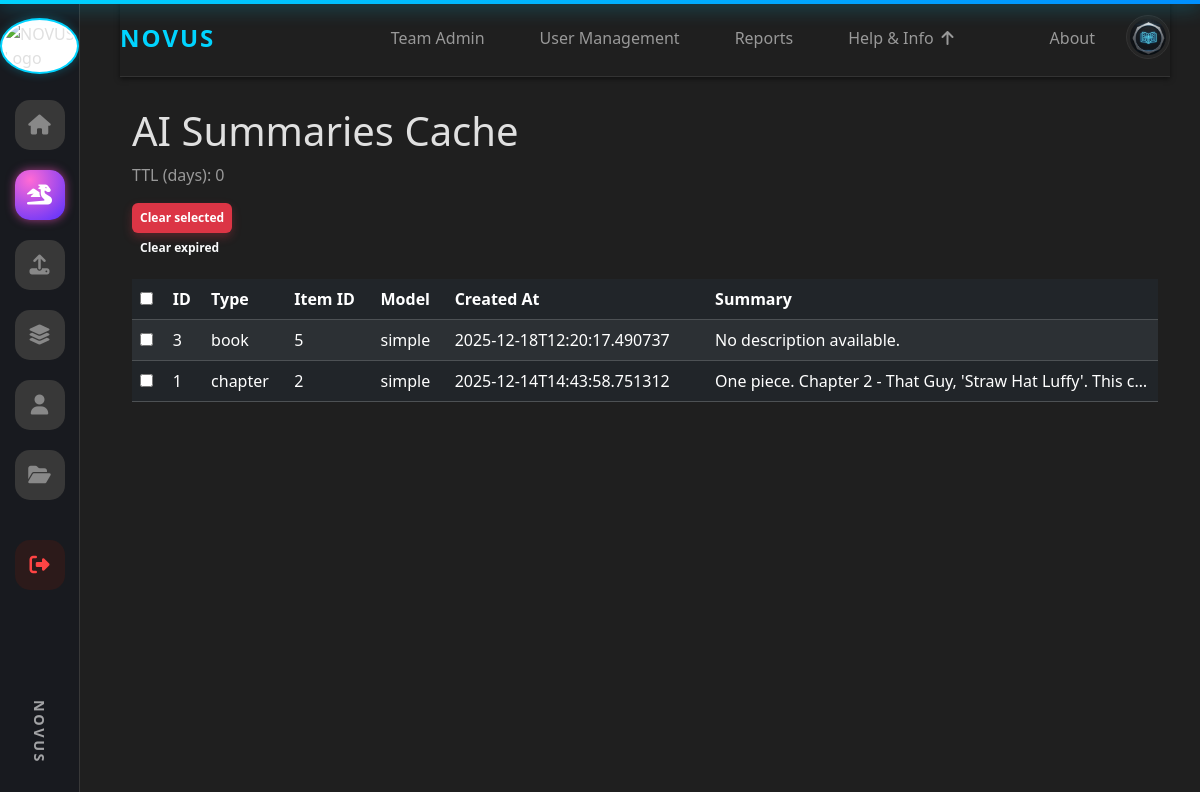
The page /admin/ai_summaries (signed in) on the database as committed earlier.
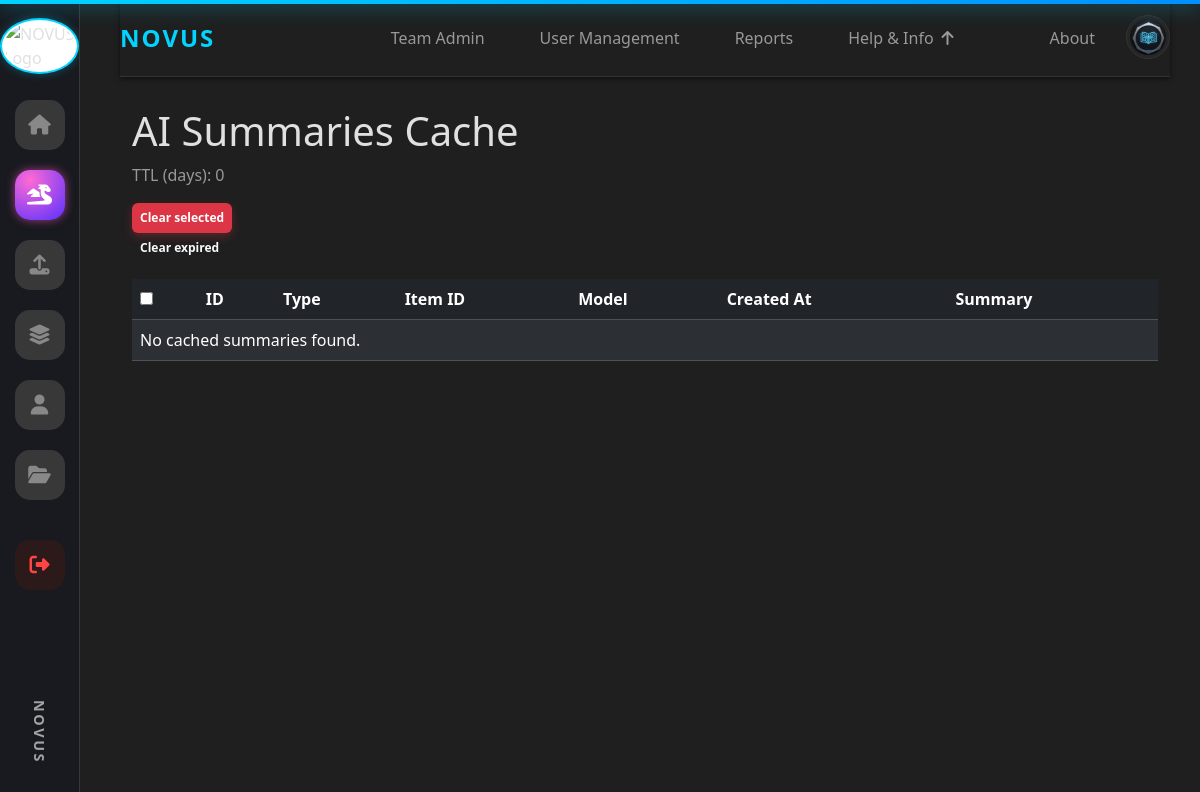
The same page on the database as committed later.
### tables this page shows
CREATE TABLE ai_summaries (
            id INTEGER PRIMARY KEY,
            item_type TEXT,
            item_id INTEGER,
            summary TEXT,
            model TEXT,
            created_at TEXT,
            UNIQUE(item_type, item_id)
        );

### app.py (the view)
@app.route('/admin/ai_summaries')
@admin_required
def admin_ai_summaries():
    conn = get_conn()
    c = conn.cursor()
    c.execute("SELECT id, item_type, item_id, model, created_at, summary FROM ai_summaries ORDER BY created_at DESC")
    rows = c.fetchall()
    conn.close()
    ttl_days = int(os.environ.get('AI_SUMMARY_TTL_DAYS', '0') or '0')
    return render_template('admin_ai_summaries.html', rows=rows, ttl_days=ttl_days)

### app.py (called while the page is built)
def get_conn():
    return sqlite3.connect(DB_PATH)

@app.before_request
def check_banned():
    uid = session.get("user_id")
    if not uid:
        return
    conn = get_conn()
    c = conn.cursor()
    c.execute("SELECT COALESCE(is_banned,0), COALESCE(status,'active') FROM users WHERE id=?", (uid,))
    row = c.fetchone()
    conn.close()
    if row:
        is_banned, status = row
        if int(is_banned) == 1 or status == "banned":
            session.clear()
            flash("Your account has been banned.", "danger")
            return redirect(url_for("login"))

@app.context_processor
def inject_user_avatar():
    return {
        'user_avatar': session.get('avatar_url'),
        'user_id': session.get('user_id')
    }

def admin_required(f):
    @wraps(f)
    def wrapper(*args, **kwargs):
        if session.get("role") != "admin":
            flash("Admin access required.", "danger")
            return redirect(url_for("home"))
        return f(*args, **kwargs)
    return wrapper

### templates/admin_ai_summaries.html (shortened to what this page needs)
{% extends "base.html" %}
{% block content %}
<div class="container mt-4">
  <h1>AI Summaries Cache</h1>
  <p class="text-muted">TTL (days): {{ ttl_days }}</p>
  <div class="mb-3">
    <button id="clearSelected" class="btn btn-danger btn-sm">Clear selected</button>
    <button id="clearExpired" class="btn btn-outline-light btn-sm">Clear expired</button>
  </div>
  <table class="table table-dark table-striped">
    <thead>
      <tr>
        <th><input type="checkbox" id="chkAll" /></th>
        <th>ID</th>
        <th>Type</th>
        <th>Item ID</th>
        <th>Model</th>
        <th>Created At</th>
        <th>Summary</th>
      </tr>
    </thead>
    <tbody>
      {% for r in rows %}
      <tr data-id="{{ r[0] }}">
        <td><input class="rowChk" type="checkbox" value="{{ r[0] }}" /></td>
        <td>{{ r[0] }}</td>
        <td>{{ r[1] or '' }}</td>
        <td>{{ r[2] or '' }}</td>
        <td>{{ r[3] or '' }}</td>
        <td>{{ r[4] or '' }}</td>
        <td style="max-width:400px; white-space:nowrap; overflow:hidden; text-overflow:ellipsis">{{ r[5] or '' }}</td>
      </tr>
      {% else %}
      <tr><td colspan="7">No cached summaries found.</td></tr>
      {% endfor %}
    </tbody>
  </table>
</div>
{% endblock %}

Rows that differ between the two databases and show on the page:
removed ai_summaries: id "3", item_type "book", item "5", model "simple", created_at "2025-12-18T12:20:17.490737", summary "No description available."
removed ai_summaries: id "1", item_type "chapter", item "2", model "simple", created_at "2025-12-14T14:43:58.751312", summary "One piece. Chapter 2 - That Guy, 'Straw Hat Luffy'. This c…"
Other text that changed with them:
text now shown: "No cached summaries found."
